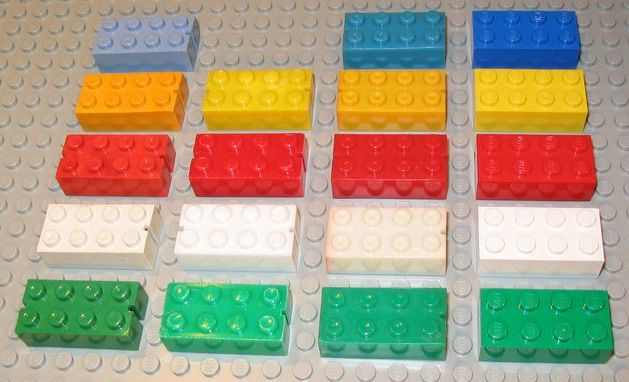
//> input picture Vision/Excercises/HSVsegmentation/lego.jpg, 629 x 382 px
$ ./main ../HSVsegmentation/lego.jpg   (built with g++ and OpenCV 4)
//> lines starting //> are read from the running program, lines starting //| are printed output that depends on the picture; after the words box and inside, x2 and y2 are one past the last pixel; in counts of white or black regions, pixels touching at a corner belong together
//> further down, current_image is the input picture: 382 rows x 629 cols, CV_8UC3; mean B, G, R 130.5, 157.7, 168.9
#include <opencv2/imgproc.hpp>
#include <opencv2/highgui.hpp>

#include <functional>
#include <opencv2/calib3d.hpp>
#include <iostream>
#include <opencv2/opencv.hpp>

using namespace std;

// Calls the std::function<void()> passed as 'userdata'
// [10 lines left out: functions on_trackbar, showImage, not called in this run]

void applyMorph(cv::Mat &img, cv::Mat &imgOut, cv::MorphTypes type, const cv::Size &kernelSize, cv::MorphShapes morphShapes = cv::MORPH_ELLIPSE)
{
    //structuring element
    cv::Mat kernel = cv::getStructuringElement(morphShapes, kernelSize);
    //apply morph
    cv::Mat morphedImg;
    cv::morphologyEx(img, morphedImg, type, kernel);

    //return result
    imgOut = morphedImg;
}

void applyHSVSegmentation(cv::Mat &image, cv::Mat &imgOut, cv::Mat &maskOut,
                             cv::Scalar thresholdMAX, cv::Scalar thresholdMin,
                             cv::MorphTypes morphType = cv::MORPH_OPEN,
                             cv::Size kernelSize = cv::Size(0,0))
{
//> called with thresholdMAX = Scalar(109, 255, 255), thresholdMin = Scalar(110, 255, 255), kernelSize = Size(10, 10)
    //convert image to hsv
    cv::Mat imageHSV, imgThreshold1, imgThreshold2, mask;
    cv::cvtColor(image, imageHSV, cv::COLOR_BGR2HSV);
//> imageHSV: 382 rows x 629 cols, CV_8UC3; mean H, S, V 39.8, 106.7, 194.6

    //check if thresholdMAX's HUE is less then thresholdMIN's HUE and apply wraparound logic
    if (thresholdMin[0] > thresholdMAX[0])
    {
        //wrap around
        cv::inRange(imageHSV,
                    cv::Scalar(thresholdMin[0], thresholdMin[1], thresholdMin[2]),
                    cv::Scalar(180, thresholdMin[1], thresholdMin[2]),
                    imgThreshold1);
//> imgThreshold1: 382 rows x 629 cols, CV_8UC1; every value is 0

        cv::inRange(imageHSV,
                    cv::Scalar(0, 0, 0),
                    cv::Scalar(thresholdMAX[0], thresholdMAX[1], thresholdMAX[2]),
                    imgThreshold2);
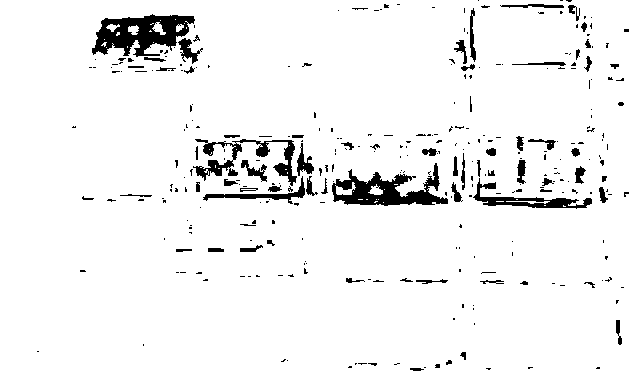
//> imgThreshold2: 382 rows x 629 cols, CV_8UC1; 94.6% white; 316 black regions (245 under 20 px), largest, box (x1, y1, x2, y2) and area: (92, 14, 195, 57) 2463, (332, 163, 448, 206) 2187, (193, 139, 297, 186) 1319

        //combine thresholds
        mask = max(imgThreshold1, imgThreshold2);
    }
    else
    {
        //single inrange
        cv::inRange(imageHSV,
                    cv::Scalar(thresholdMin[0], thresholdMin[1], thresholdMin[2]),
                    cv::Scalar(thresholdMAX[0], thresholdMAX[1], thresholdMAX[2]),
                    mask);
    }

    //if morph type != nullptr and kernelsize != nullptr do the morph operation
    if (kernelSize != cv::Size(0,0))
    {
        applyMorph(mask, mask, morphType, kernelSize);
//> in applyMorph, `cv::morphologyEx(img, morphedImg, type, kernel);`:
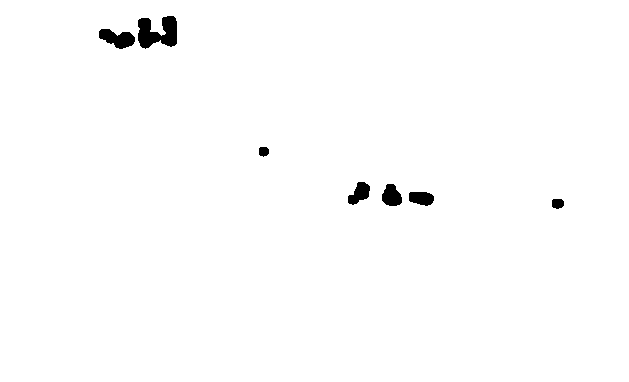
//> morphedImg: 382 rows x 629 cols, CV_8UC1; 99% white; 7 black regions, largest, box (x1, y1, x2, y2) and area: (138, 16, 177, 49) 869, (99, 29, 135, 49) 453, (382, 184, 402, 206) 328
    }

    cv::Mat endImg;
    cv::bitwise_and(image, image, endImg, mask);

    imgOut = endImg;
    maskOut = mask;
}

// [138 lines left out: functions findHSVSegmentation, findBlobDetecting, not called in this run]

void applyBlobDetecting(cv::Mat &image, vector<cv::KeyPoint>& keypoints, cv::Mat &imageKeypoints,
                        int minThres = 0, int maxThres = 255,
                        int minArea = 0, int maxArea = 100000,
                        int blobColor = 0, float minCircular = 0, float minInertia = 0)
{
    cv::Mat in_grey = image;
    //cv::cvtColor(image, in_grey, CV_BGR2GRAY);

    // Setup SimpleBlobDetector parameters.
    cv::SimpleBlobDetector::Params params;

    // Change thresholds
    params.minThreshold = minThres;
    params.maxThreshold = maxThres;

    // Filter by Area.
    params.filterByArea = true;
    params.minArea = minArea;
    params.maxArea = maxArea;

    //filter by color
    params.filterByColor = true;
    params.blobColor = blobColor;

    // Filter by Circularity
    params.filterByCircularity = true;
    params.minCircularity = minCircular;
    params.maxCircularity = 1;

    // Filter by Convexity
    params.filterByConvexity = false;
    params.minConvexity = 0.87;

    // Filter by Inertia
    params.filterByInertia = true;
    params.minInertiaRatio = minInertia;

//> (the run ends here: the program stops with an error, at `cv::Ptr<cv::SimpleBlobDetector> detector = cv::SimpleBlobDetector::cre..`)
